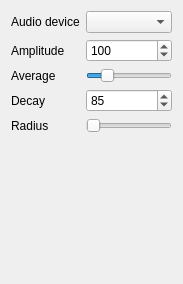
<?xml version="1.0" encoding="UTF-8"?>
<ui version="4.0">
 <class>SwirlCirclesAudio</class>
 <widget class="QWidget" name="SwirlCirclesAudio">
  <property name="geometry">
   <rect>
    <x>0</x>
    <y>0</y>
    <width>183</width>
    <height>284</height>
   </rect>
  </property>
  <property name="windowTitle">
   <string>Form</string>
  </property>
  <layout class="QGridLayout" name="gridLayout">
   <item row="2" column="1">
    <widget class="QTooltipedSlider" name="average">
     <property name="minimum">
      <number>8</number>
     </property>
     <property name="maximum">
      <number>128</number>
     </property>
     <property name="singleStep">
      <number>8</number>
     </property>
     <property name="value">
      <number>32</number>
     </property>
     <property name="orientation">
      <enum>Qt::Horizontal</enum>
     </property>
    </widget>
   </item>
   <item row="3" column="1">
    <widget class="QSpinBox" name="decay">
     <property name="minimum">
      <number>1</number>
     </property>
     <property name="maximum">
      <number>100</number>
     </property>
     <property name="value">
      <number>85</number>
     </property>
    </widget>
   </item>
   <item row="1" column="1">
    <widget class="QSpinBox" name="amplitude">
     <property name="minimum">
      <number>1</number>
     </property>
     <property name="maximum">
      <number>1000000</number>
     </property>
     <property name="value">
      <number>100</number>
     </property>
    </widget>
   </item>
   <item row="2" column="0">
    <widget class="QLabel" name="label_4">
     <property name="text">
      <string>Average</string>
     </property>
    </widget>
   </item>
   <item row="1" column="0">
    <widget class="QLabel" name="label_2">
     <property name="text">
      <string>Amplitude</string>
     </property>
    </widget>
   </item>
   <item row="0" column="0">
    <widget class="QLabel" name="label">
     <property name="text">
      <string>Audio device</string>
     </property>
    </widget>
   </item>
   <item row="4" column="0">
    <widget class="QLabel" name="label_5">
     <property name="text">
      <string>Radius</string>
     </property>
    </widget>
   </item>
   <item row="4" column="1">
    <widget class="QTooltipedSlider" name="radius">
     <property name="orientation">
      <enum>Qt::Horizontal</enum>
     </property>
    </widget>
   </item>
   <item row="3" column="0">
    <widget class="QLabel" name="label_3">
     <property name="text">
      <string>Decay</string>
     </property>
    </widget>
   </item>
   <item row="0" column="1">
    <widget class="QComboBox" name="devices">
     <property name="sizePolicy">
      <sizepolicy hsizetype="Ignored" vsizetype="Fixed">
       <horstretch>0</horstretch>
       <verstretch>0</verstretch>
      </sizepolicy>
     </property>
    </widget>
   </item>
   <item row="5" column="0" colspan="2">
    <spacer name="verticalSpacer">
     <property name="orientation">
      <enum>Qt::Vertical</enum>
     </property>
     <property name="sizeHint" stdset="0">
      <size>
       <width>20</width>
       <height>40</height>
      </size>
     </property>
    </spacer>
   </item>
  </layout>
 </widget>
 <customwidgets>
  <customwidget>
   <class>QTooltipedSlider</class>
   <extends>QSlider</extends>
   <header location="global">QTooltipedSlider.h</header>
  </customwidget>
 </customwidgets>
 <resources/>
 <connections/>
</ui>
